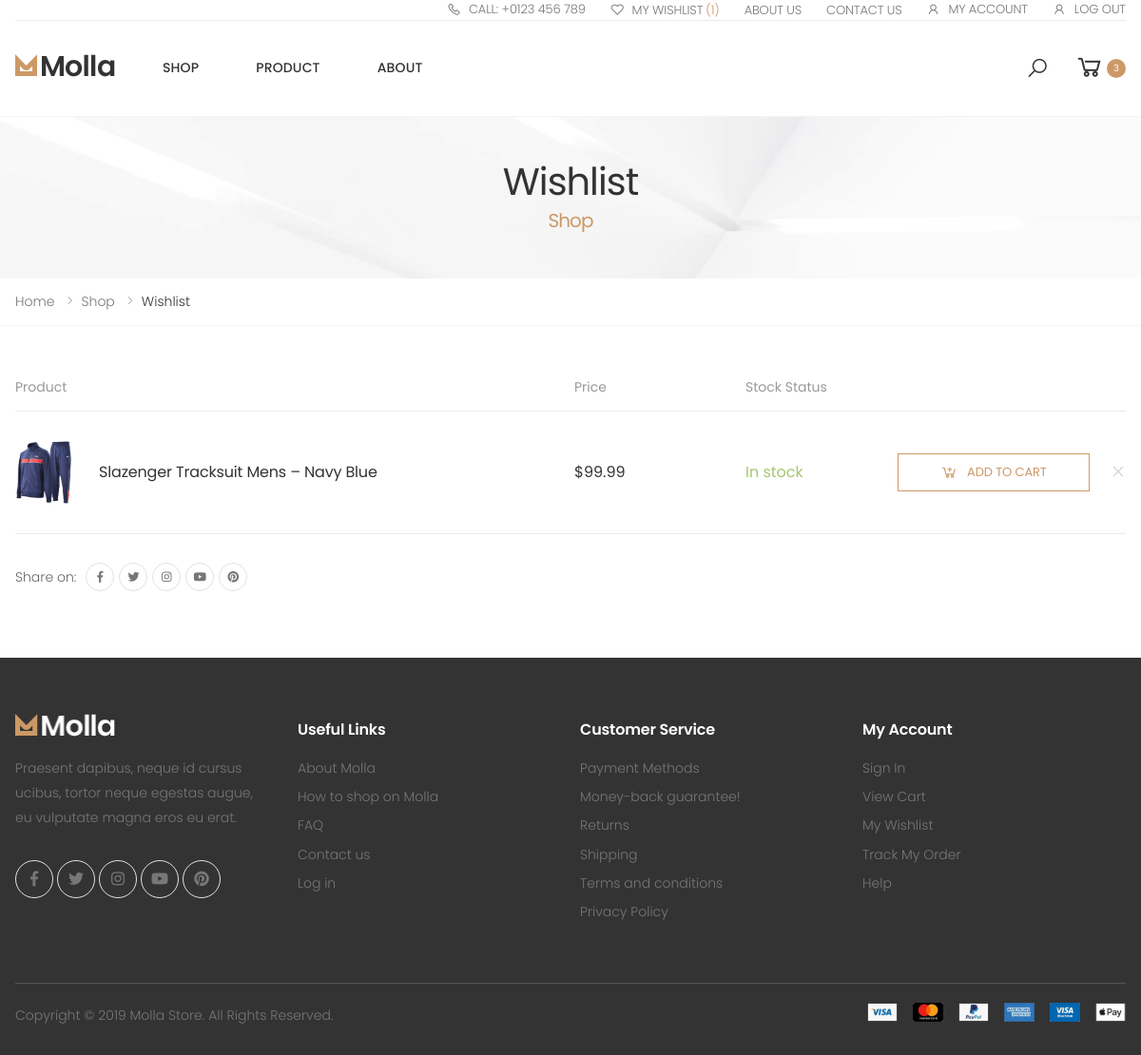
The page /wishlist (signed in) on the database its author committed.
### main.py (models this page shows)
class Wishlist(db.Model):
    __tablename__ = "wishlists"
    id = db.Column(db.Integer, primary_key=True)
    product_id = db.Column(db.Integer, db.ForeignKey("products.id"))
    size = db.Column(db.String(250), nullable=True)
    qty = db.Column(db.Integer, nullable=True)
    user_id = db.Column(db.Integer, db.ForeignKey("users.id"))
    product = relationship("Products", back_populates="wishlist")
    added_by = relationship("User", back_populates="wishlist")

class Image(db.Model):
    id = db.Column(db.Integer, primary_key=True)
    path = db.Column(db.String(250), nullable=True)
    product_id = db.Column(db.Integer, db.ForeignKey("products.id"))
    product = relationship("Products", back_populates="prod_image")

class Products(db.Model):
    __tablename__ = "products"
    id = db.Column(db.Integer, primary_key=True)
    name = db.Column(db.String(250), nullable=True)
    price = db.Column(db.Float, nullable=True)
    stock = db.Column(db.Integer, nullable=True)
    description = db.Column(db.String(250), nullable=True)
    cart = relationship("Cart", back_populates="product")
    wishlist = relationship("Wishlist", back_populates="product")
    product_category = relationship("Category", back_populates="product")
    prod_image = relationship("Image", back_populates="product")
    prod_size = relationship("Size", back_populates="product")
    rating = relationship("Rating", back_populates="product_rating")

### main.py (the view)
@app.route('/wishlist')
def wishlist():
    try:
        wish_items = Wishlist.query.filter_by(user_id=current_user.id).all()
    except:
        flash("Login to view wishlist")
        return redirect(url_for('login'))
    total_wish_item = 0
    try:
        total_wish_item = get_wish_item(current_user.id)
    except Exception:
        pass
    cart_items = ""
    total = 0
    try:
        cart_items = Cart.query.filter_by(user_id=current_user.id).all()
        for item in cart_items:
            total += item.total
    except Exception:
        pass
    total_cart_item = 0
    try:
        total_cart_item = get_cart_item(current_user.id)
    except Exception:
        pass
    return render_template('wishlist.html', user=current_user.is_authenticated, cart_items=cart_items,
                           user_wish=wish_items, wishlist_total=total_wish_item, cart_total=round(total, 2),
                           cart_item_total=total_cart_item)

### main.py (called while the page is built)
def get_wish_item(user_id):
    wish_list = Wishlist.query.filter_by(user_id=user_id).all()
    return len(wish_list)

def get_cart_item(user_id):
    cart_list = Cart.query.filter_by(user_id=user_id).all()
    return len(cart_list)

@login_manager.user_loader
def load_user(user_id):
    return User.query.get(int(user_id))

### templates/wishlist.html (shortened to what this page needs)
{% include 'header.html' %}
<body>
        <main class="main">
        	<div class="page-header text-center" style="background-image: url('static/assets/images/page-header-bg.jpg')">
        		<div class="container">
        			<h1 class="page-title">Wishlist<span>Shop</span></h1>
        		</div>
        	</div>
            <nav aria-label="breadcrumb" class="breadcrumb-nav">
                <div class="container">
                    <ol class="breadcrumb">
                        <li class="breadcrumb-item"><a href="{{url_for('home')}}">Home</a></li>
                        <li class="breadcrumb-item"><a href="{{url_for('shop')}}">Shop</a></li>
                        <li class="breadcrumb-item active" aria-current="page">Wishlist</li>
                    </ol>
                </div>
            </nav>
            <div class="page-content">
            	<div class="container">
					<table class="table table-wishlist table-mobile">
						<thead>
							<tr>
								<th>Product</th>
								<th>Price</th>
								<th>Stock Status</th>
								<th></th>
								<th></th>
							</tr>
						</thead>
						<tbody>
							{% for user_product in user_wish %}
									{% if user_product.product.stock > 1 %}
										<tr>
											<td class="product-col">
												<div class="product">
													<figure class="product-media">
														<a href="#">
															<img src="{{url_for('static', filename=user_product.product.prod_image[0].path)}}" alt="Product image">
														</a>
													</figure>
													<h3 class="product-title">
														<a href="{{url_for('view_product', p_id=user_product.product.id)}}">{{user_product.product.name}}</a>
													</h3>
												</div>
											</td>
											<td class="price-col">${{user_product.product.price}}</td>
											<td class="stock-col"><span class="in-stock">In stock</span></td>
											<td class="action-col">
												<form action="{{url_for('add_to_cart', add_id=user_product.id)}}" method="post">
													<button class="btn btn-block btn-outline-primary-2"><i class="icon-cart-plus"></i>Add to Cart</button>
												</form>
											</td>
											<td class="remove-col"><a class="btn-remove" href="{{url_for('delete_wishlist', wish_id=user_product.id)}}"><i class="icon-close" href="#close"></i></a></td>
										</tr>
									{% endif %}
							{% endfor %}
						</tbody>
					</table>
	            	<div class="wishlist-share">
	            		<div class="social-icons social-icons-sm mb-2">
	            			<label class="social-label">Share on:</label>
	    					<a href="#" class="social-icon" title="Facebook" target="_blank"><i class="icon-facebook-f"></i></a>
	    					<a href="#" class="social-icon" title="Twitter" target="_blank"><i class="icon-twitter"></i></a>
	    					<a href="#" class="social-icon" title="Instagram" target="_blank"><i class="icon-instagram"></i></a>
	    					<a href="#" class="social-icon" title="Youtube" target="_blank"><i class="icon-youtube"></i></a>
	    					<a href="#" class="social-icon" title="Pinterest" target="_blank"><i class="icon-pinterest"></i></a>
	    				</div>
	            	</div>
            	</div>
            </div>
        </main>
</body>
{% include 'footer.html' %}

### rows shown on the page
Wishlist: path (picture), product.name "Slazenger Tracksuit Mens – Navy Blue", product.price "99.99"

### other values the page prints
{{ wishlist_total }} "1"
{{ cart_item_total }} "3"
